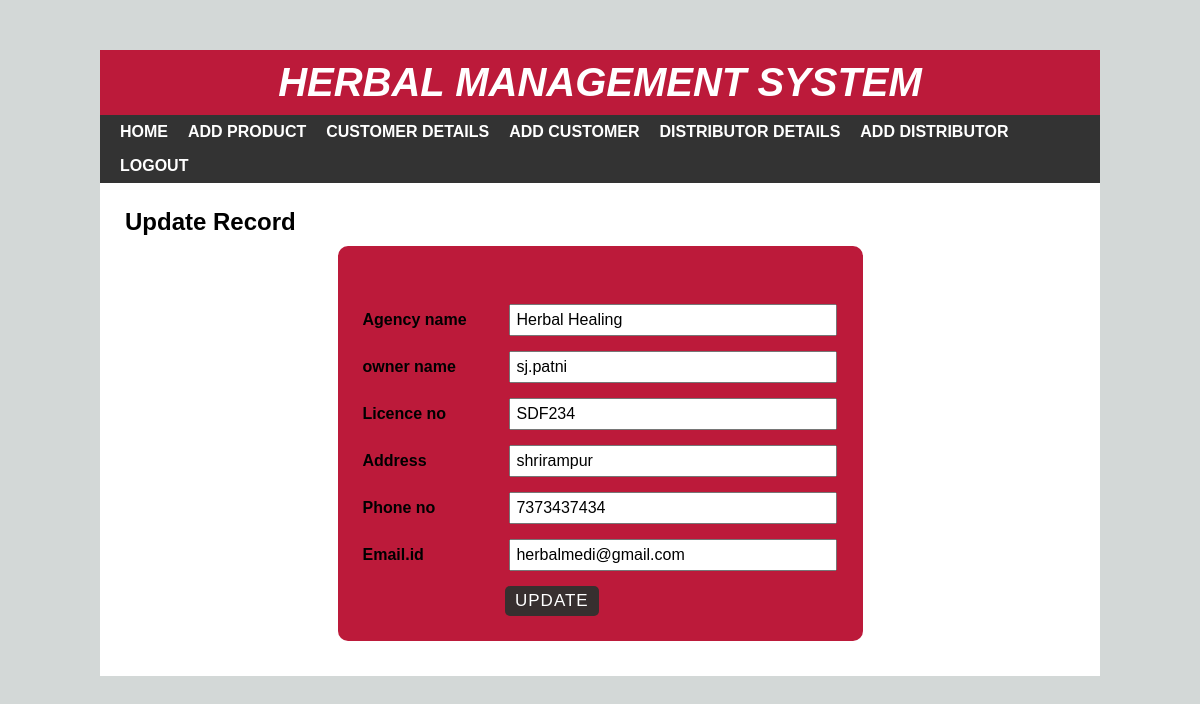
/dedit.php?id=6, run on the app's committed database.
### tables this page shows
CREATE TABLE `distdetail` (
  `id` int(100) NOT NULL,
  `dagency` varchar(255) NOT NULL,
  `downer` varchar(255) NOT NULL,
  `dLno` varchar(255) NOT NULL,
  `daddress` varchar(345) NOT NULL,
  `dphone` varchar(255) NOT NULL,
  `demail` varchar(255) NOT NULL
);

### dedit.php (the view, shortened to what this page needs)
<?php include 'header.php'; ?>
<div id="main-content">
    <h2>Update Record</h2>
    <?php
    include 'config.php';
    $id = $_GET['id'];
    $sql = "SELECT * FROM distdetail WHERE id = {$id}";
    $result = mysqli_query($conn, $sql) or die("Query Unsuccessful.");
    if(mysqli_num_rows($result) > 0)  {
      while($row = mysqli_fetch_assoc($result)){
    ?>
    <form class="post-form" action="dupdatedata.php" method="post">
    <div class="form-group">
        </div>
        <div class="form-group">
            <label>Agency name</label>
            <input type="text" name="dagency" value="<?php echo $row['dagency']; ?>" />
        </div>
        <div class="form-group">
            <label>owner name</label>
            <input type="text" name="downer" value="<?php echo $row['downer']; ?>" />
        </div>
        <div class="form-group">
            <label>Licence no</label>
            <input type="text" name="dLno" value="<?php echo $row['dLno']; ?>" />
            </div>
            <div class="form-group">
            <label>Address</label>
            <input type="text" name="daddress" value="<?php echo $row['daddress']; ?>" />
            </div>
            <div class="form-group">
            <label>Phone no</label>
            <input type="text" name="dphone" value="<?php echo $row['dphone']; ?>" />
            </div>
            <div class="form-group">
            <label>Email.id</label>
            <input type="text" name="demail" value="<?php echo $row['demail']; ?>" />
            </div>
      <input class="submit" type="submit" value="Update"/>
    </form>
    <?php
      }
    }
    ?>
</div>
</div>
</body>
</html>

### css/style.css (style rules this page uses)
body { font:16px arial; margin: 0; padding: 0; background: #d1d1d1; }
#main-content { padding: 25px; min-height: 400px; }
#main-content h2 { margin: 0 0 10px; text-transform: capitalize; }
#main-content .post-form { width: 50%; padding: 25px; margin: 0 auto 10px; background-color: #BC1A3A; border-radius: 10px; }
#main-content .post-form .form-group { margin: 0 0 15px; }
#main-content .post-form .form-group label { width: 30%; display: inline-block; font-weight: 600; }
#main-content .post-form .form-group input, #main-content .post-form .form-group select { font-size: 16px; width: 66%; display: inline-block; padding: 5px; margin: 0; }
#main-content .post-form .submit { font-size: 17px; letter-spacing: 1px; text-transform: uppercase; padding: 5px 10px; color: #fff; background-color: #372f2f; border: none; border-radius: 5px; margin: 0 0 0 30%; cursor: pointer; transition: all 0.3s; }
body { background: rgb(211, 216, 215); }

### data on the page
distdetail: dagency "Herbal Healing", downer "sj.patni", dLno "SDF234", daddress "shrirampur", dphone "7373437434", demail "herbalmedi@gmail.com"
